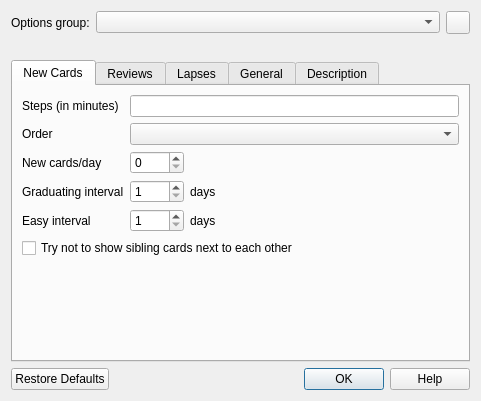
<?xml version="1.0" encoding="UTF-8"?>
<ui version="4.0">
 <class>Dialog</class>
 <widget class="QDialog" name="Dialog">
  <property name="geometry">
   <rect>
    <x>0</x>
    <y>0</y>
    <width>481</width>
    <height>401</height>
   </rect>
  </property>
  <layout class="QVBoxLayout" name="verticalLayout">
   <item>
    <layout class="QHBoxLayout" name="horizontalLayout_2">
     <item>
      <widget class="QLabel" name="label_31">
       <property name="text">
        <string>Options group:</string>
       </property>
      </widget>
     </item>
     <item>
      <widget class="QComboBox" name="dconf">
       <property name="sizePolicy">
        <sizepolicy hsizetype="Preferred" vsizetype="Fixed">
         <horstretch>3</horstretch>
         <verstretch>0</verstretch>
        </sizepolicy>
       </property>
      </widget>
     </item>
     <item>
      <widget class="QToolButton" name="confOpts">
       <property name="maximumSize">
        <size>
         <width>16777215</width>
         <height>32</height>
        </size>
       </property>
       <property name="text">
        <string/>
       </property>
       <property name="icon">
        <iconset resource="icons.qrc">
         <normaloff>:/icons/gears.png</normaloff>:/icons/gears.png</iconset>
       </property>
       <property name="toolButtonStyle">
        <enum>Qt::ToolButtonTextBesideIcon</enum>
       </property>
       <property name="arrowType">
        <enum>Qt::NoArrow</enum>
       </property>
      </widget>
     </item>
    </layout>
   </item>
   <item>
    <widget class="QLabel" name="count">
     <property name="text">
      <string/>
     </property>
     <property name="alignment">
      <set>Qt::AlignCenter</set>
     </property>
    </widget>
   </item>
   <item>
    <widget class="QTabWidget" name="tabWidget">
     <property name="currentIndex">
      <number>0</number>
     </property>
     <widget class="QWidget" name="tab">
      <attribute name="title">
       <string>New Cards</string>
      </attribute>
      <layout class="QVBoxLayout" name="verticalLayout_2">
       <item>
        <layout class="QGridLayout" name="gridLayout">
         <item row="1" column="0">
          <widget class="QLabel" name="label_8">
           <property name="text">
            <string>Order</string>
           </property>
          </widget>
         </item>
         <item row="3" column="1">
          <widget class="QSpinBox" name="lrnGradInt">
           <property name="minimum">
            <number>1</number>
           </property>
          </widget>
         </item>
         <item row="4" column="1">
          <widget class="QSpinBox" name="lrnEasyInt">
           <property name="minimum">
            <number>1</number>
           </property>
          </widget>
         </item>
         <item row="3" column="2">
          <widget class="QLabel" name="label_7">
           <property name="sizePolicy">
            <sizepolicy hsizetype="Expanding" vsizetype="Preferred">
             <horstretch>0</horstretch>
             <verstretch>0</verstretch>
            </sizepolicy>
           </property>
           <property name="text">
            <string>days</string>
           </property>
          </widget>
         </item>
         <item row="4" column="2">
          <widget class="QLabel" name="label_9">
           <property name="text">
            <string>days</string>
           </property>
          </widget>
         </item>
         <item row="5" column="0" colspan="3">
          <widget class="QCheckBox" name="separate">
           <property name="text">
            <string>Try not to show sibling cards next to each other</string>
           </property>
          </widget>
         </item>
         <item row="1" column="1" colspan="2">
          <widget class="QComboBox" name="newOrder"/>
         </item>
         <item row="0" column="0">
          <widget class="QLabel" name="label_2">
           <property name="text">
            <string>Steps (in minutes)</string>
           </property>
          </widget>
         </item>
         <item row="0" column="1" colspan="2">
          <widget class="QLineEdit" name="lrnSteps"/>
         </item>
         <item row="2" column="0">
          <widget class="QLabel" name="label_6">
           <property name="text">
            <string>New cards/day</string>
           </property>
          </widget>
         </item>
         <item row="2" column="1">
          <widget class="QSpinBox" name="newPerDay">
           <property name="maximum">
            <number>9999</number>
           </property>
          </widget>
         </item>
         <item row="3" column="0">
          <widget class="QLabel" name="label_4">
           <property name="text">
            <string>Graduating interval</string>
           </property>
          </widget>
         </item>
         <item row="4" column="0">
          <widget class="QLabel" name="label_5">
           <property name="text">
            <string>Easy interval</string>
           </property>
          </widget>
         </item>
         <item row="2" column="2">
          <widget class="QLabel" name="newplim">
           <property name="text">
            <string/>
           </property>
          </widget>
         </item>
        </layout>
       </item>
       <item>
        <spacer name="verticalSpacer">
         <property name="orientation">
          <enum>Qt::Vertical</enum>
         </property>
         <property name="sizeHint" stdset="0">
          <size>
           <width>20</width>
           <height>40</height>
          </size>
         </property>
        </spacer>
       </item>
      </layout>
     </widget>
     <widget class="QWidget" name="tab_3">
      <attribute name="title">
       <string>Reviews</string>
      </attribute>
      <layout class="QVBoxLayout" name="verticalLayout_4">
       <item>
        <layout class="QGridLayout" name="gridLayout_3">
         <item row="3" column="0">
          <widget class="QLabel" name="label_20">
           <property name="text">
            <string>Easy bonus</string>
           </property>
          </widget>
         </item>
         <item row="2" column="2">
          <widget class="QLabel" name="label_19">
           <property name="text">
            <string>days</string>
           </property>
          </widget>
         </item>
         <item row="2" column="0">
          <widget class="QLabel" name="label_16">
           <property name="text">
            <string>Minimum sibling range</string>
           </property>
          </widget>
         </item>
         <item row="1" column="2">
          <widget class="QLabel" name="label_18">
           <property name="sizePolicy">
            <sizepolicy hsizetype="Expanding" vsizetype="Preferred">
             <horstretch>0</horstretch>
             <verstretch>0</verstretch>
            </sizepolicy>
           </property>
           <property name="text">
            <string>%</string>
           </property>
          </widget>
         </item>
         <item row="1" column="1">
          <widget class="QSpinBox" name="revSpace">
           <property name="maximum">
            <number>100</number>
           </property>
           <property name="singleStep">
            <number>5</number>
           </property>
          </widget>
         </item>
         <item row="1" column="0">
          <widget class="QLabel" name="label_15">
           <property name="text">
            <string>Space siblings by up to</string>
           </property>
          </widget>
         </item>
         <item row="3" column="1">
          <widget class="QSpinBox" name="easyBonus">
           <property name="minimum">
            <number>100</number>
           </property>
           <property name="maximum">
            <number>1000</number>
           </property>
           <property name="singleStep">
            <number>5</number>
           </property>
          </widget>
         </item>
         <item row="3" column="2">
          <widget class="QLabel" name="label_21">
           <property name="text">
            <string>%</string>
           </property>
          </widget>
         </item>
         <item row="4" column="2">
          <widget class="QLabel" name="label_34">
           <property name="text">
            <string>x</string>
           </property>
          </widget>
         </item>
         <item row="2" column="1">
          <widget class="QSpinBox" name="revMinSpace"/>
         </item>
         <item row="0" column="1">
          <widget class="QSpinBox" name="revPerDay">
           <property name="minimum">
            <number>0</number>
           </property>
           <property name="maximum">
            <number>9999</number>
           </property>
          </widget>
         </item>
         <item row="0" column="2">
          <widget class="QLabel" name="revplim">
           <property name="text">
            <string/>
           </property>
          </widget>
         </item>
         <item row="4" column="0">
          <widget class="QLabel" name="label_33">
           <property name="text">
            <string>Interval modifier</string>
           </property>
          </widget>
         </item>
         <item row="0" column="0">
          <widget class="QLabel" name="label_37">
           <property name="text">
            <string>Maximum reviews/day</string>
           </property>
          </widget>
         </item>
         <item row="4" column="1">
          <widget class="QDoubleSpinBox" name="fi1">
           <property name="minimum">
            <double>0.300000000000000</double>
           </property>
           <property name="singleStep">
            <double>0.050000000000000</double>
           </property>
           <property name="value">
            <double>1.000000000000000</double>
           </property>
          </widget>
         </item>
         <item row="5" column="0">
          <widget class="QLabel" name="label_3">
           <property name="text">
            <string>Maximum interval</string>
           </property>
          </widget>
         </item>
         <item row="5" column="1">
          <widget class="QSpinBox" name="maxIvl">
           <property name="minimum">
            <number>1</number>
           </property>
           <property name="maximum">
            <number>99999</number>
           </property>
          </widget>
         </item>
         <item row="5" column="2">
          <widget class="QLabel" name="label_23">
           <property name="text">
            <string>days</string>
           </property>
          </widget>
         </item>
        </layout>
       </item>
       <item>
        <spacer name="verticalSpacer_3">
         <property name="orientation">
          <enum>Qt::Vertical</enum>
         </property>
         <property name="sizeHint" stdset="0">
          <size>
           <width>20</width>
           <height>152</height>
          </size>
         </property>
        </spacer>
       </item>
      </layout>
     </widget>
     <widget class="QWidget" name="tab_2">
      <attribute name="title">
       <string>Lapses</string>
      </attribute>
      <layout class="QVBoxLayout" name="verticalLayout_3">
       <item>
        <layout class="QGridLayout" name="gridLayout_2">
         <item row="0" column="0">
          <widget class="QLabel" name="label_17">
           <property name="text">
            <string>Steps (in minutes)</string>
           </property>
          </widget>
         </item>
         <item row="0" column="1" colspan="2">
          <widget class="QLineEdit" name="lapSteps"/>
         </item>
         <item row="1" column="0">
          <widget class="QLabel" name="label">
           <property name="text">
            <string>New Interval</string>
           </property>
          </widget>
         </item>
         <item row="3" column="0">
          <widget class="QLabel" name="label_10">
           <property name="text">
            <string>Leech Threshold</string>
           </property>
          </widget>
         </item>
         <item row="3" column="1">
          <widget class="QSpinBox" name="leechThreshold"/>
         </item>
         <item row="3" column="2">
          <widget class="QLabel" name="label_11">
           <property name="sizePolicy">
            <sizepolicy hsizetype="Expanding" vsizetype="Preferred">
             <horstretch>0</horstretch>
             <verstretch>0</verstretch>
            </sizepolicy>
           </property>
           <property name="text">
            <string>lapses</string>
           </property>
          </widget>
         </item>
         <item row="4" column="0">
          <widget class="QLabel" name="label_12">
           <property name="text">
            <string>Leech Action</string>
           </property>
          </widget>
         </item>
         <item row="2" column="1">
          <widget class="QSpinBox" name="lapMinInt">
           <property name="minimum">
            <number>1</number>
           </property>
           <property name="maximum">
            <number>99</number>
           </property>
          </widget>
         </item>
         <item row="2" column="0">
          <widget class="QLabel" name="label_13">
           <property name="text">
            <string>Minimum Interval</string>
           </property>
          </widget>
         </item>
         <item row="2" column="2">
          <widget class="QLabel" name="label_14">
           <property name="text">
            <string>days</string>
           </property>
          </widget>
         </item>
         <item row="4" column="1" colspan="2">
          <layout class="QHBoxLayout" name="horizontalLayout">
           <item>
            <widget class="QComboBox" name="leechAction">
             <item>
              <property name="text">
               <string>Suspend Card</string>
              </property>
             </item>
             <item>
              <property name="text">
               <string>Tag Only</string>
              </property>
             </item>
            </widget>
           </item>
           <item>
            <spacer name="horizontalSpacer">
             <property name="orientation">
              <enum>Qt::Horizontal</enum>
             </property>
             <property name="sizeHint" stdset="0">
              <size>
               <width>40</width>
               <height>20</height>
              </size>
             </property>
            </spacer>
           </item>
          </layout>
         </item>
         <item row="1" column="2">
          <widget class="QLabel" name="label_28">
           <property name="text">
            <string>%</string>
           </property>
          </widget>
         </item>
         <item row="1" column="1">
          <widget class="QSpinBox" name="lapMult">
           <property name="maximum">
            <number>100</number>
           </property>
           <property name="singleStep">
            <number>5</number>
           </property>
          </widget>
         </item>
        </layout>
       </item>
       <item>
        <spacer name="verticalSpacer_2">
         <property name="orientation">
          <enum>Qt::Vertical</enum>
         </property>
         <property name="sizeHint" stdset="0">
          <size>
           <width>20</width>
           <height>72</height>
          </size>
         </property>
        </spacer>
       </item>
      </layout>
     </widget>
     <widget class="QWidget" name="tab_5">
      <attribute name="title">
       <string>General</string>
      </attribute>
      <layout class="QVBoxLayout" name="verticalLayout_6">
       <item>
        <layout class="QGridLayout" name="gridLayout_5">
         <item row="0" column="0">
          <widget class="QLabel" name="label_25">
           <property name="text">
            <string>Ignore answer times longer than</string>
           </property>
          </widget>
         </item>
         <item row="0" column="1">
          <widget class="QSpinBox" name="maxTaken">
           <property name="minimum">
            <number>30</number>
           </property>
           <property name="maximum">
            <number>3600</number>
           </property>
           <property name="singleStep">
            <number>10</number>
           </property>
          </widget>
         </item>
         <item row="0" column="2">
          <widget class="QLabel" name="label_26">
           <property name="text">
            <string>seconds</string>
           </property>
          </widget>
         </item>
        </layout>
       </item>
       <item>
        <widget class="QCheckBox" name="showTimer">
         <property name="text">
          <string>Show answer timer</string>
         </property>
        </widget>
       </item>
       <item>
        <widget class="QCheckBox" name="autoplaySounds">
         <property name="text">
          <string>Automatically play audio</string>
         </property>
        </widget>
       </item>
       <item>
        <widget class="QCheckBox" name="replayQuestion">
         <property name="text">
          <string>When answer shown, replay both question and answer audio</string>
         </property>
         <property name="checked">
          <bool>false</bool>
         </property>
        </widget>
       </item>
       <item>
        <spacer name="verticalSpacer_5">
         <property name="orientation">
          <enum>Qt::Vertical</enum>
         </property>
         <property name="sizeHint" stdset="0">
          <size>
           <width>20</width>
           <height>199</height>
          </size>
         </property>
        </spacer>
       </item>
      </layout>
     </widget>
     <widget class="QWidget" name="tab_4">
      <attribute name="title">
       <string>Description</string>
      </attribute>
      <layout class="QVBoxLayout" name="verticalLayout_5">
       <item>
        <widget class="QLabel" name="label_22">
         <property name="text">
          <string>Description to show on study screen:</string>
         </property>
        </widget>
       </item>
       <item>
        <widget class="QTextEdit" name="desc"/>
       </item>
      </layout>
     </widget>
    </widget>
   </item>
   <item>
    <widget class="QDialogButtonBox" name="buttonBox">
     <property name="orientation">
      <enum>Qt::Horizontal</enum>
     </property>
     <property name="standardButtons">
      <set>QDialogButtonBox::Help|QDialogButtonBox::Ok|QDialogButtonBox::RestoreDefaults</set>
     </property>
    </widget>
   </item>
  </layout>
 </widget>
 <tabstops>
  <tabstop>dconf</tabstop>
  <tabstop>confOpts</tabstop>
  <tabstop>tabWidget</tabstop>
  <tabstop>lrnSteps</tabstop>
  <tabstop>newOrder</tabstop>
  <tabstop>newPerDay</tabstop>
  <tabstop>lrnGradInt</tabstop>
  <tabstop>lrnEasyInt</tabstop>
  <tabstop>separate</tabstop>
  <tabstop>revPerDay</tabstop>
  <tabstop>revSpace</tabstop>
  <tabstop>revMinSpace</tabstop>
  <tabstop>easyBonus</tabstop>
  <tabstop>fi1</tabstop>
  <tabstop>maxIvl</tabstop>
  <tabstop>lapSteps</tabstop>
  <tabstop>lapMult</tabstop>
  <tabstop>lapMinInt</tabstop>
  <tabstop>leechThreshold</tabstop>
  <tabstop>leechAction</tabstop>
  <tabstop>maxTaken</tabstop>
  <tabstop>showTimer</tabstop>
  <tabstop>autoplaySounds</tabstop>
  <tabstop>replayQuestion</tabstop>
  <tabstop>buttonBox</tabstop>
  <tabstop>desc</tabstop>
 </tabstops>
 <resources>
  <include location="icons.qrc"/>
 </resources>
 <connections>
  <connection>
   <sender>buttonBox</sender>
   <signal>accepted()</signal>
   <receiver>Dialog</receiver>
   <slot>accept()</slot>
   <hints>
    <hint type="sourcelabel">
     <x>254</x>
     <y>320</y>
    </hint>
    <hint type="destinationlabel">
     <x>157</x>
     <y>274</y>
    </hint>
   </hints>
  </connection>
  <connection>
   <sender>buttonBox</sender>
   <signal>rejected()</signal>
   <receiver>Dialog</receiver>
   <slot>reject()</slot>
   <hints>
    <hint type="sourcelabel">
     <x>322</x>
     <y>320</y>
    </hint>
    <hint type="destinationlabel">
     <x>286</x>
     <y>274</y>
    </hint>
   </hints>
  </connection>
 </connections>
</ui>
